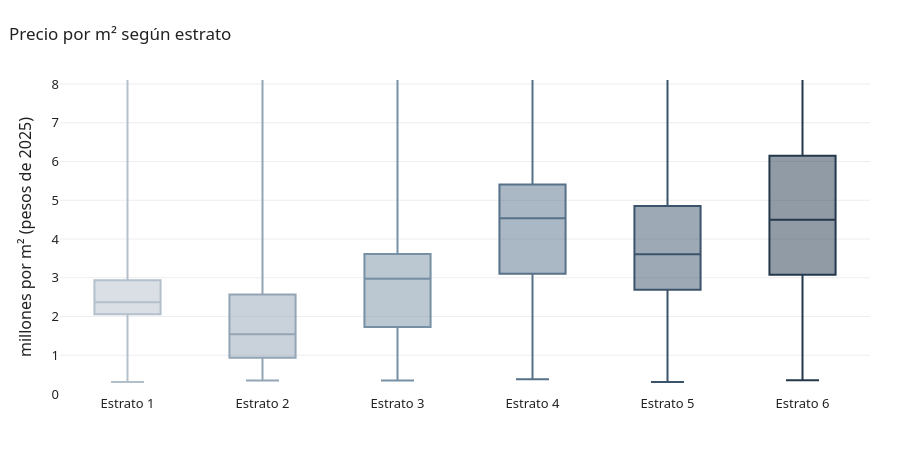

Write notebook code for a chart like this one.
### Markdown cell above
## Estrato

### Code cell
d = viv[viv.estrato.isin(ESTRATOS)]
fig = px.box(d, x="estrato_txt", y="pm2_M", color="estrato_txt", points=False,
             category_orders={"estrato_txt": NOMBRES_ESTRATO}, color_discrete_sequence=COLORES_ESTRATO,
             labels={"estrato_txt": "", "pm2_M": "millones por m² (pesos de 2025)"})
fig.update_yaxes(range=[0, d.pm2_M.quantile(0.99)])
fig.update_layout(showlegend=False)
mostrar(fig, "Precio por m² según estrato")

(d.groupby("estrato_txt")
   .agg(ventas=("precio", "size"), precio_mediano=("precio_real", "median"),
        m2_mediano=("precio_m2_real", "median"), area_mediana=("area", "median"), edad_mediana=("edad", "median"))
   .assign(precio_mediano=lambda t: t.precio_mediano.map(cop), m2_mediano=lambda t: t.m2_mediano.map(cop)))

### Figure 1 — Plotly figure (JSON) as saved in the notebook; plotly's stock layout.template omitted (floating-point values rounded to 4 significant figures; data arrays with more than 128 entries replaced by an {"elided": "..."} marker saying what was removed)
{"data": [{"alignmentgroup": "True", "boxpoints": false, "hovertemplate": "=%{x}<br>millones por m² (pesos de 2025)=%{y}<extra></extra>", "legendgroup": "Estrato 1", "marker": {"color": "#B3C0CC"}, "name": "Estrato 1", "notched": false, "offsetgroup": "Estrato 1", "orientation": "v", "showlegend": true, "type": "box", "x": {"elided": "8187 str values"}, "x0": " ", "xaxis": "x", "y": {"elided": "8187 float values"}, "y0": " ", "yaxis": "y"}, {"alignmentgroup": "True", "boxpoints": false, "hovertemplate": "=%{x}<br>millones por m² (pesos de 2025)=%{y}<extra></extra>", "legendgroup": "Estrato 2", "marker": {"color": "#93A5B5"}, "name": "Estrato 2", "notched": false, "offsetgroup": "Estrato 2", "orientation": "v", "showlegend": true, "type": "box", "x": {"elided": "3255 str values"}, "x0": " ", "xaxis": "x", "y": {"elided": "3255 float values"}, "y0": " ", "yaxis": "y"}, {"alignmentgroup": "True", "boxpoints": false, "hovertemplate": "=%{x}<br>millones por m² (pesos de 2025)=%{y}<extra></extra>", "legendgroup": "Estrato 3", "marker": {"color": "#7890A3"}, "name": "Estrato 3", "notched": false, "offsetgroup": "Estrato 3", "orientation": "v", "showlegend": true, "type": "box", "x": {"elided": "7837 str values"}, "x0": " ", "xaxis": "x", "y": {"elided": "7837 float values"}, "y0": " ", "yaxis": "y"}, {"alignmentgroup": "True", "boxpoints": false, "hovertemplate": "=%{x}<br>millones por m² (pesos de 2025)=%{y}<extra></extra>", "legendgroup": "Estrato 4", "marker": {"color": "#577189"}, "name": "Estrato 4", "notched": false, "offsetgroup": "Estrato 4", "orientation": "v", "showlegend": true, "type": "box", "x": {"elided": "9677 str values"}, "x0": " ", "xaxis": "x", "y": {"elided": "9677 float values"}, "y0": " ", "yaxis": "y"}, {"alignmentgroup": "True", "boxpoints": false, "hovertemplate": "=%{x}<br>millones por m² (pesos de 2025)=%{y}<extra></extra>", "legendgroup": "Estrato 5", "marker": {"color": "#3C546B"}, "name": "Estrato 5", "notched": false, "offsetgroup": "Estrato 5", "orientation": "v", "showlegend": true, "type": "box", "x": {"elided": "2354 str values"}, "x0": " ", "xaxis": "x", "y": {"elided": "2354 float values"}, "y0": " ", "yaxis": "y"}, {"alignmentgroup": "True", "boxpoints": false, "hovertemplate": "=%{x}<br>millones por m² (pesos de 2025)=%{y}<extra></extra>", "legendgroup": "Estrato 6", "marker": {"color": "#24384C"}, "name": "Estrato 6", "notched": false, "offsetgroup": "Estrato 6", "orientation": "v", "showlegend": true, "type": "box", "x": {"elided": "2169 str values"}, "x0": " ", "xaxis": "x", "y": {"elided": "2169 float values"}, "y0": " ", "yaxis": "y"}], "layout": {"boxmode": "overlay", "height": 450, "legend": {"title": {"text": ""}, "tracegroupgap": 0}, "showlegend": false, "title": {"text": "Precio por m² según estrato"}, "xaxis": {"anchor": "y", "categoryarray": ["Estrato 1", "Estrato 2", "Estrato 3", "Estrato 4", "Estrato 5", "Estrato 6"], "categoryorder": "array", "domain": [0, 1], "title": {"text": ""}}, "yaxis": {"anchor": "x", "domain": [0, 1], "range": [0, 8.103], "title": {"text": "millones por m² (pesos de 2025)"}}}}
